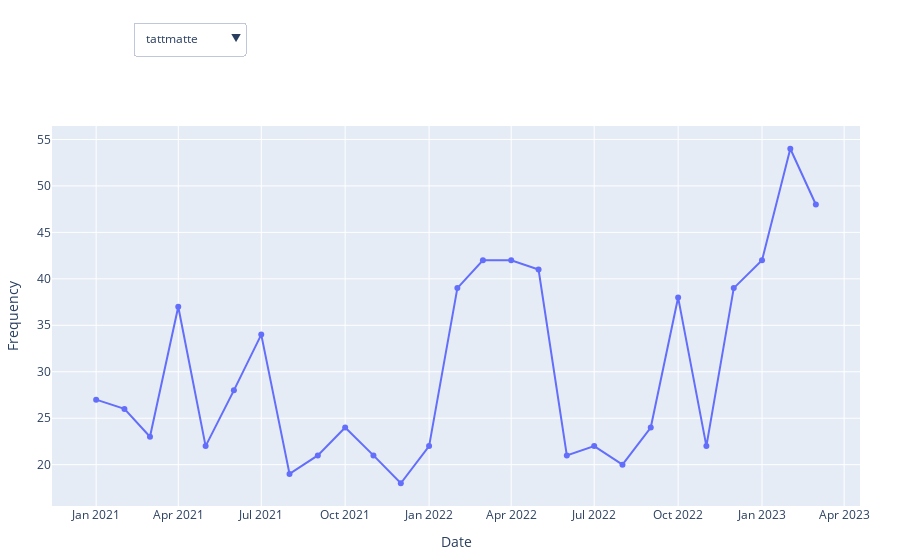

Write notebook code for a chart like this one.
### Markdown cell above
"Tattmatte": This term consistently appears across multiple months and years. It could refer to a specific product, brand, or makeup technique that has sustained popularity in the community. Investigating the context in which "Tattmatte" is mentioned could provide insights into why it's so prevalent.

Seasonal Trends: Terms like "kaleido" and "straighten" appear regularly, hinting at ongoing trends or interests. "Kaleido" might refer to a color palette or style that is seasonally relevant, while "straighten" could relate to a makeup technique or tool.

Emerging Trends: The appearance of terms like "temptation," "lookbooks," and "repackages" in later years (2023) suggests new topics or products gaining traction. These could be related to new product launches or emerging makeup styles.

Yearly Comparisons: Terms such as "alike" and "cruical" show significant counts across years, indicating long-term interests or ongoing discussions in the community. Understanding the context of these terms could reveal whether they relate to product types, makeup techniques, or community-specific topics.

Specific Interests: Unique terms that appear in certain months but not others could signify time-bound events or discussions. For instance, "runaround" and "jogs" might be related to seasonal activities influencing makeup choices or could be names of specific products that were popular during those times.

User Engagement: The frequency of term mentions can be a measure of engagement or interest levels in specific topics. Higher counts indicate more active discussions or questions about those terms.

Contextual Analysis: To fully understand why certain terms are popular, it's essential to read the posts and threads where these terms appear. This will provide context – whether they're discussing new products, sharing makeup techniques, or focusing on brand reviews.

Impact of External Factors: Some terms may gain popularity due to external influences like viral social media content, celebrity endorsements, or shifts in the beauty industry.

### Code cell
import plotly.graph_objects as go
import pandas as pd

# Load the DataFrame from the CSV file
pdf_top_terms_monthly = pd.read_csv('../../data/csv/top10_popular_words.csv')

# Convert 'year' and 'month' to datetime for plotting
pdf_top_terms_monthly['date'] = pd.to_datetime(pdf_top_terms_monthly[['year', 'month']].assign(DAY=1))

# Get the top 20 terms by overall frequency from the top 10 terms each month
top_terms_data = (
    pdf_top_terms_monthly.groupby('term')['count']
    .sum()
    .sort_values(ascending=False)
    .head(20)
)

# Extract the top 20 terms
top_terms = top_terms_data.index

# Initialize the figure
fig = go.Figure()

# Add line traces for each of the top 20 terms
for term in top_terms:
    # Filter the data for the current term
    term_data = pdf_top_terms_monthly[pdf_top_terms_monthly['term'] == term]
    # Add a trace for this term
    fig.add_trace(
        go.Scatter(
            x=term_data['date'],  
            y=term_data['count'],
            name=term,
            mode='lines+markers',  # Line plot with markers
            visible=True  # Set to visible as all terms are top terms now
        )
    )

# Create the buttons for the dropdown menu
dropdown_buttons = []

# Start with a button that shows all terms
dropdown_buttons.append(
    {
        'label': 'Select All',
        'method': 'update',
        'args': [{'visible': [True] * len(top_terms)}]
    }
)

# Add buttons for each term to toggle visibility independently
for i, term in enumerate(top_terms):
    # Each button has its own visibility state
    visibility_state = [False] * len(top_terms)
    visibility_state[i] = True  # Toggle i-th term

    dropdown_buttons.append(
        {
            'label': term,
            'method': 'update',
            'args': [{'visible': visibility_state}]
        }
    )

# Add dropdown menu with buttons
fig.update_layout(
    updatemenus=[
        {
            'buttons': dropdown_buttons,
            'direction': 'down',
            'pad': {"r": 10, "t": 10},
            'showactive': True,
            'x': 0.1,
            'xanchor': 'left',
            'y': 1.3,
            'yanchor': 'top'
        }
    ],
    xaxis_title='Date',
    yaxis_title='Frequency',
    legend_title='Top Terms',
    margin=dict(l=40, r=40, t=80, b=40)
)

# Show the figure
fig.show()

# Save the Plotly figure to an HTML file
html_file_path = '../../data/plots/nlp_yyl/top_20_terms.html'  # Adjust the path as needed
fig.write_html(html_file_path)

### Figure 1 — Plotly figure (JSON) as saved in the notebook; plotly's stock layout.template omitted (floating-point values rounded to 4 significant figures)
{"data": [{"mode": "lines+markers", "name": "tattmatte", "type": "scatter", "visible": true, "x": ["2021-01-01T00:00:00", "2021-02-01T00:00:00", "2021-03-01T00:00:00", "2021-04-01T00:00:00", "2021-05-01T00:00:00", "2021-06-01T00:00:00", "2021-07-01T00:00:00", "2021-08-01T00:00:00", "2021-09-01T00:00:00", "2021-10-01T00:00:00", "2021-11-01T00:00:00", "2021-12-01T00:00:00", "2022-01-01T00:00:00", "2022-02-01T00:00:00", "2022-03-01T00:00:00", "2022-04-01T00:00:00", "2022-05-01T00:00:00", "2022-06-01T00:00:00", "2022-07-01T00:00:00", "2022-08-01T00:00:00", "2022-09-01T00:00:00", "2022-10-01T00:00:00", "2022-11-01T00:00:00", "2022-12-01T00:00:00", "2023-01-01T00:00:00", "2023-02-01T00:00:00", "2023-03-01T00:00:00"], "y": [27, 26, 23, 37, 22, 28, 34, 19, 21, 24, 21, 18, 22, 39, 42, 42, 41, 21, 22, 20, 24, 38, 22, 39, 42, 54, 48]}, {"mode": "lines+markers", "name": "alike", "type": "scatter", "visible": false, "x": ["2021-01-01T00:00:00", "2021-02-01T00:00:00", "2021-03-01T00:00:00", "2021-04-01T00:00:00", "2021-05-01T00:00:00", "2021-06-01T00:00:00", "2021-07-01T00:00:00", "2021-08-01T00:00:00", "2021-09-01T00:00:00", "2021-10-01T00:00:00", "2021-11-01T00:00:00", "2021-12-01T00:00:00", "2022-01-01T00:00:00", "2022-02-01T00:00:00", "2022-03-01T00:00:00", "2022-04-01T00:00:00", "2022-05-01T00:00:00", "2022-06-01T00:00:00", "2022-07-01T00:00:00", "2022-08-01T00:00:00", "2022-09-01T00:00:00", "2022-10-01T00:00:00", "2022-11-01T00:00:00", "2022-12-01T00:00:00", "2023-01-01T00:00:00", "2023-02-01T00:00:00", "2023-03-01T00:00:00"], "y": [12, 12, 20, 18, 10, 11, 15, 14, 18, 9, 12, 9, 12, 20, 20, 24, 27, 18, 20, 13, 19, 30, 19, 28, 34, 39, 31]}, {"mode": "lines+markers", "name": "straighten", "type": "scatter", "visible": false, "x": ["2021-01-01T00:00:00", "2021-02-01T00:00:00", "2021-03-01T00:00:00", "2021-04-01T00:00:00", "2021-05-01T00:00:00", "2021-06-01T00:00:00", "2021-07-01T00:00:00", "2021-08-01T00:00:00", "2021-09-01T00:00:00", "2021-10-01T00:00:00", "2021-11-01T00:00:00", "2021-12-01T00:00:00", "2022-01-01T00:00:00", "2022-02-01T00:00:00", "2022-03-01T00:00:00", "2022-04-01T00:00:00", "2022-05-01T00:00:00", "2022-06-01T00:00:00", "2022-07-01T00:00:00", "2022-08-01T00:00:00", "2022-09-01T00:00:00", "2022-10-01T00:00:00", "2022-11-01T00:00:00", "2022-12-01T00:00:00", "2023-01-01T00:00:00", "2023-02-01T00:00:00", "2023-03-01T00:00:00"], "y": [8, 12, 10, 12, 7, 8, 6, 7, 7, 10, 8, 13, 13, 8, 7, 13, 22, 8, 10, 12, 13, 13, 9, 16, 23, 29, 30]}, {"mode": "lines+markers", "name": "kaleido", "type": "scatter", "visible": false, "x": ["2021-01-01T00:00:00", "2021-02-01T00:00:00", "2021-03-01T00:00:00", "2021-04-01T00:00:00", "2021-06-01T00:00:00", "2021-07-01T00:00:00", "2021-10-01T00:00:00", "2021-11-01T00:00:00", "2021-12-01T00:00:00", "2022-01-01T00:00:00", "2022-02-01T00:00:00", "2022-03-01T00:00:00", "2022-04-01T00:00:00", "2022-05-01T00:00:00", "2022-06-01T00:00:00", "2022-07-01T00:00:00", "2022-08-01T00:00:00", "2022-09-01T00:00:00", "2022-10-01T00:00:00", "2022-11-01T00:00:00", "2022-12-01T00:00:00", "2023-01-01T00:00:00", "2023-02-01T00:00:00", "2023-03-01T00:00:00"], "y": [8, 7, 13, 8, 6, 5, 5, 8, 8, 11, 6, 14, 8, 9, 12, 11, 22, 17, 14, 18, 14, 21, 20, 12]}, {"mode": "lines+markers", "name": "cruical", "type": "scatter", "visible": false, "x": ["2021-01-01T00:00:00", "2021-02-01T00:00:00", "2021-03-01T00:00:00", "2021-06-01T00:00:00", "2021-07-01T00:00:00", "2021-08-01T00:00:00", "2021-09-01T00:00:00", "2021-10-01T00:00:00", "2021-11-01T00:00:00", "2021-12-01T00:00:00", "2022-01-01T00:00:00", "2022-03-01T00:00:00", "2022-04-01T00:00:00", "2022-05-01T00:00:00", "2022-08-01T00:00:00", "2022-10-01T00:00:00", "2022-11-01T00:00:00", "2022-12-01T00:00:00", "2023-01-01T00:00:00", "2023-03-01T00:00:00"], "y": [14, 11, 8, 7, 5, 5, 8, 7, 6, 9, 6, 11, 6, 6, 8, 9, 10, 10, 21, 12]}, {"mode": "lines+markers", "name": "saraxb", "type": "scatter", "visible": false, "x": ["2021-01-01T00:00:00", "2021-04-01T00:00:00", "2021-05-01T00:00:00", "2021-06-01T00:00:00", "2021-08-01T00:00:00", "2021-10-01T00:00:00", "2021-11-01T00:00:00", "2021-12-01T00:00:00", "2022-01-01T00:00:00", "2022-02-01T00:00:00", "2022-04-01T00:00:00", "2022-05-01T00:00:00", "2022-06-01T00:00:00", "2022-08-01T00:00:00", "2022-09-01T00:00:00", "2022-10-01T00:00:00", "2022-12-01T00:00:00"], "y": [6, 7, 4, 7, 5, 4, 6, 9, 7, 7, 13, 10, 6, 8, 10, 12, 14]}, {"mode": "lines+markers", "name": "runaround", "type": "scatter", "visible": false, "x": ["2021-02-01T00:00:00", "2021-03-01T00:00:00", "2021-04-01T00:00:00", "2021-07-01T00:00:00", "2021-10-01T00:00:00", "2022-03-01T00:00:00", "2022-06-01T00:00:00", "2022-10-01T00:00:00", "2022-11-01T00:00:00", "2023-03-01T00:00:00"], "y": [6, 5, 9, 7, 9, 10, 5, 9, 7, 10]}, {"mode": "lines+markers", "name": "sisters", "type": "scatter", "visible": false, "x": ["2021-03-01T00:00:00", "2021-04-01T00:00:00", "2021-05-01T00:00:00", "2022-02-01T00:00:00", "2022-03-01T00:00:00", "2022-07-01T00:00:00", "2022-08-01T00:00:00", "2022-09-01T00:00:00", "2022-10-01T00:00:00", "2023-01-01T00:00:00"], "y": [5, 5, 5, 5, 6, 5, 10, 7, 10, 10]}, {"mode": "lines+markers", "name": "lookbooks", "type": "scatter", "visible": false, "x": ["2021-08-01T00:00:00", "2022-08-01T00:00:00", "2022-11-01T00:00:00", "2022-12-01T00:00:00", "2023-01-01T00:00:00", "2023-02-01T00:00:00", "2023-03-01T00:00:00"], "y": [8, 8, 7, 14, 11, 10, 9]}, {"mode": "lines+markers", "name": "camping", "type": "scatter", "visible": false, "x": ["2021-06-01T00:00:00", "2021-08-01T00:00:00", "2021-10-01T00:00:00", "2021-11-01T00:00:00", "2022-02-01T00:00:00", "2022-05-01T00:00:00", "2022-07-01T00:00:00", "2022-08-01T00:00:00", "2022-09-01T00:00:00"], "y": [4, 8, 4, 4, 6, 7, 6, 12, 9]}, {"mode": "lines+markers", "name": "directs", "type": "scatter", "visible": false, "x": ["2021-01-01T00:00:00", "2021-08-01T00:00:00", "2021-09-01T00:00:00", "2021-12-01T00:00:00", "2022-05-01T00:00:00", "2022-11-01T00:00:00", "2023-01-01T00:00:00", "2023-03-01T00:00:00"], "y": [5, 5, 5, 5, 6, 8, 12, 13]}, {"mode": "lines+markers", "name": "frosting", "type": "scatter", "visible": false, "x": ["2021-01-01T00:00:00", "2021-05-01T00:00:00", "2021-09-01T00:00:00", "2021-11-01T00:00:00", "2022-02-01T00:00:00", "2022-05-01T00:00:00", "2022-06-01T00:00:00", "2022-12-01T00:00:00"], "y": [7, 5, 8, 6, 5, 6, 5, 10]}, {"mode": "lines+markers", "name": "jogs", "type": "scatter", "visible": false, "x": ["2021-03-01T00:00:00", "2021-07-01T00:00:00", "2021-08-01T00:00:00", "2022-06-01T00:00:00", "2022-11-01T00:00:00", "2023-01-01T00:00:00"], "y": [5, 7, 6, 6, 6, 10]}, {"mode": "lines+markers", "name": "repackages", "type": "scatter", "visible": false, "x": ["2021-01-01T00:00:00", "2021-08-01T00:00:00", "2023-02-01T00:00:00", "2023-03-01T00:00:00"], "y": [6, 5, 9, 10]}, {"mode": "lines+markers", "name": "professionall", "type": "scatter", "visible": false, "x": ["2021-04-01T00:00:00", "2022-10-01T00:00:00", "2023-01-01T00:00:00"], "y": [5, 9, 10]}, {"mode": "lines+markers", "name": "jamata", "type": "scatter", "visible": false, "x": ["2021-10-01T00:00:00", "2022-01-01T00:00:00", "2023-02-01T00:00:00"], "y": [4, 5, 8]}, {"mode": "lines+markers", "name": "shivers", "type": "scatter", "visible": false, "x": ["2021-11-01T00:00:00", "2022-07-01T00:00:00", "2022-09-01T00:00:00"], "y": [5, 6, 6]}, {"mode": "lines+markers", "name": "vidos", "type": "scatter", "visible": false, "x": ["2021-03-01T00:00:00", "2021-12-01T00:00:00", "2022-01-01T00:00:00"], "y": [6, 5, 6]}, {"mode": "lines+markers", "name": "temptation", "type": "scatter", "visible": false, "x": ["2022-04-01T00:00:00", "2023-03-01T00:00:00"], "y": [6, 10]}, {"mode": "lines+markers", "name": "complicating", "type": "scatter", "visible": false, "x": ["2021-04-01T00:00:00", "2021-07-01T00:00:00"], "y": [8, 6]}], "layout": {"autosize": true, "legend": {"title": {"text": "Top Terms"}}, "margin": {"b": 40, "l": 40, "r": 40, "t": 80}, "updatemenus": [{"active": 1, "buttons": [{"args": [{"visible": [true, true, true, true, true, true, true, true, true, true, true, true, true, true, true, true, true, true, true, true]}], "label": "Select All", "method": "update"}, {"args": [{"visible": [true, false, false, false, false, false, false, false, false, false, false, false, false, false, false, false, false, false, false, false]}], "label": "tattmatte", "method": "update"}, {"args": [{"visible": [false, true, false, false, false, false, false, false, false, false, false, false, false, false, false, false, false, false, false, false]}], "label": "alike", "method": "update"}, {"args": [{"visible": [false, false, true, false, false, false, false, false, false, false, false, false, false, false, false, false, false, false, false, false]}], "label": "straighten", "method": "update"}, {"args": [{"visible": [false, false, false, true, false, false, false, false, false, false, false, false, false, false, false, false, false, false, false, false]}], "label": "kaleido", "method": "update"}, {"args": [{"visible": [false, false, false, false, true, false, false, false, false, false, false, false, false, false, false, false, false, false, false, false]}], "label": "cruical", "method": "update"}, {"args": [{"visible": [false, false, false, false, false, true, false, false, false, false, false, false, false, false, false, false, false, false, false, false]}], "label": "saraxb", "method": "update"}, {"args": [{"visible": [false, false, false, false, false, false, true, false, false, false, false, false, false, false, false, false, false, false, false, false]}], "label": "runaround", "method": "update"}, {"args": [{"visible": [false, false, false, false, false, false, false, true, false, false, false, false, false, false, false, false, false, false, false, false]}], "label": "sisters", "method": "update"}, {"args": [{"visible": [false, false, false, false, false, false, false, false, true, false, false, false, false, false, false, false, false, false, false, false]}], "label": "lookbooks", "method": "update"}, {"args": [{"visible": [false, false, false, false, false, false, false, false, false, true, false, false, false, false, false, false, false, false, false, false]}], "label": "camping", "method": "update"}, {"args": [{"visible": [false, false, false, false, false, false, false, false, false, false, true, false, false, false, false, false, false, false, false, false]}], "label": "directs", "method": "update"}, {"args": [{"visible": [false, false, false, false, false, false, false, false, false, false, false, true, false, false, false, false, false, false, false, false]}], "label": "frosting", "method": "update"}, {"args": [{"visible": [false, false, false, false, false, false, false, false, false, false, false, false, true, false, false, false, false, false, false, false]}], "label": "jogs", "method": "update"}, {"args": [{"visible": [false, false, false, false, false, false, false, false, false, false, false, false, false, true, false, false, false, false, false, false]}], "label": "repackages", "method": "update"}, {"args": [{"visible": [false, false, false, false, false, false, false, false, false, false, false, false, false, false, true, false, false, false, false, false]}], "label": "professionall", "method": "update"}, {"args": [{"visible": [false, false, false, false, false, false, false, false, false, false, false, false, false, false, false, true, false, false, false, false]}], "label": "jamata", "method": "update"}, {"args": [{"visible": [false, false, false, false, false, false, false, false, false, false, false, false, false, false, false, false, true, false, false, false]}], "label": "shivers", "method": "update"}, {"args": [{"visible": [false, false, false, false, false, false, false, false, false, false, false, false, false, false, false, false, false, true, false, false]}], "label": "vidos", "method": "update"}, {"args": [{"visible": [false, false, false, false, false, false, false, false, false, false, false, false, false, false, false, false, false, false, true, false]}], "label": "temptation", "method": "update"}, {"args": [{"visible": [false, false, false, false, false, false, false, false, false, false, false, false, false, false, false, false, false, false, false, true]}], "label": "complicating", "method": "update"}], "direction": "down", "pad": {"r": 10, "t": 10}, "showactive": true, "x": 0.1, "xanchor": "left", "y": 1.3, "yanchor": "top"}], "xaxis": {"autorange": true, "range": ["2020-11-14 09:01:40.8648", "2023-04-17 14:58:19.1352"], "title": {"text": "Date"}, "type": "date"}, "yaxis": {"autorange": true, "range": [15.24, 56.76], "title": {"text": "Frequency"}, "type": "linear"}}}
